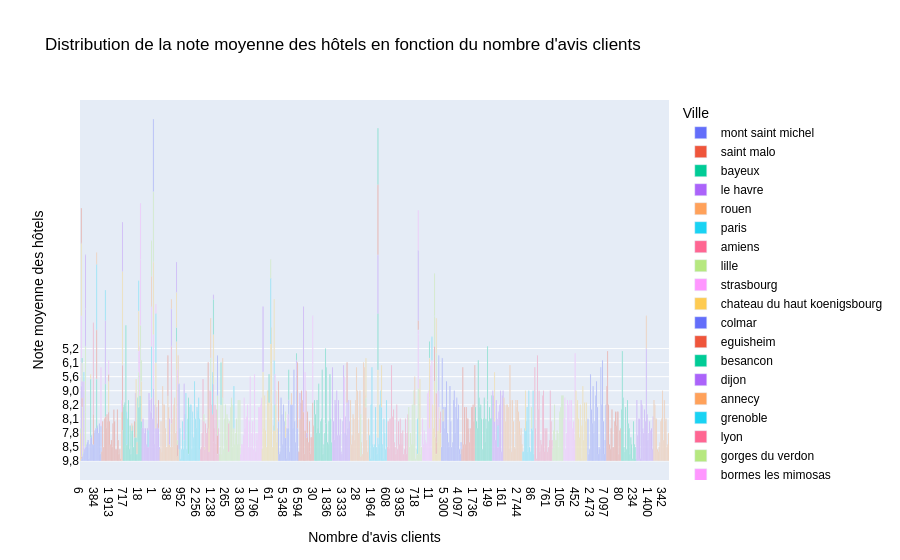

Source (notebook cell):
### Code cell
dis_rate_exp_fig.update_layout(
    xaxis_title="Nombre d'avis clients",
    yaxis_title="Note moyenne des hôtels",
    legend_title="Ville",
    font=dict(
        family="Arial",
        size=12,
        color="black"
    )
)
